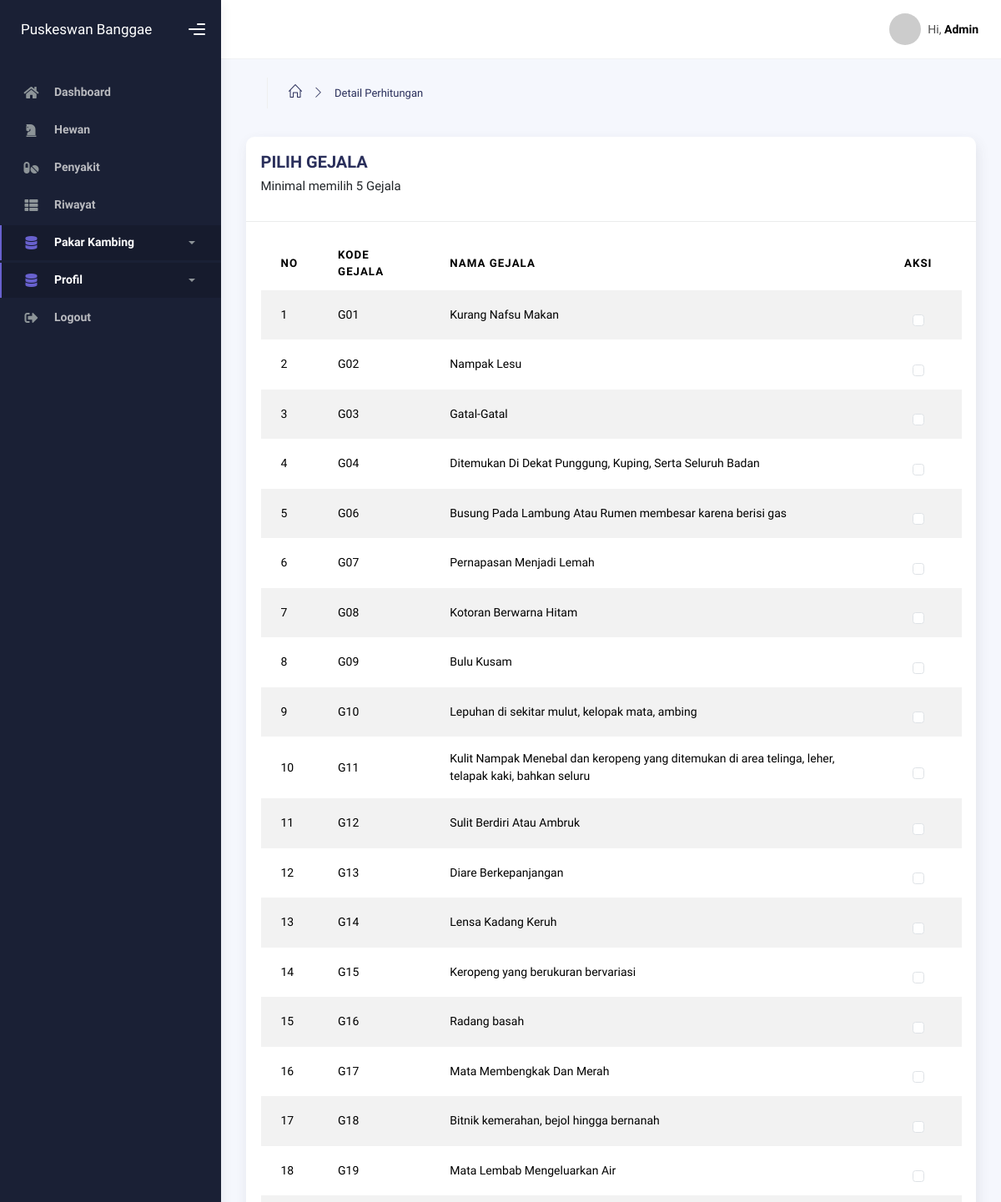
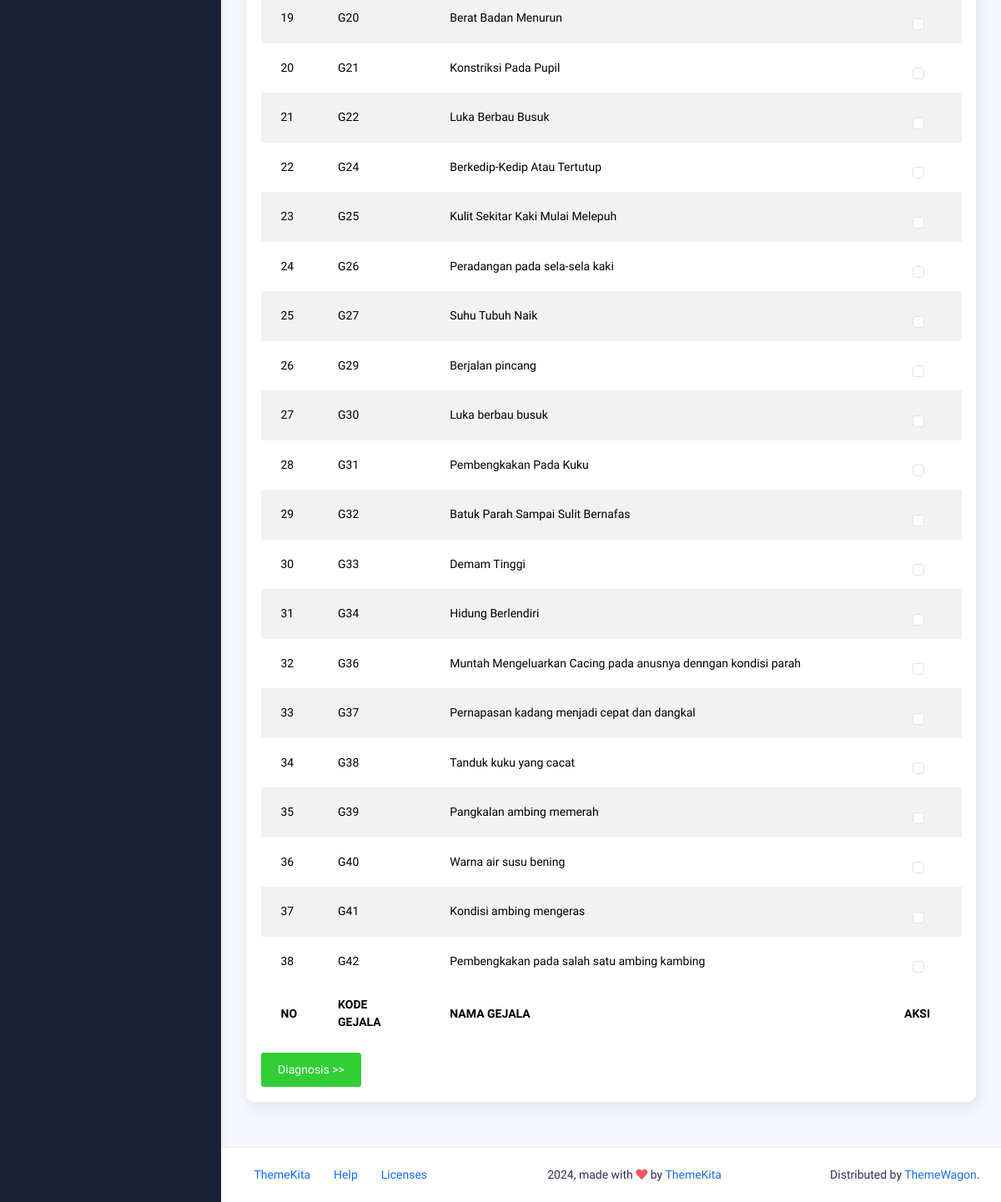
Page /backend/hitung/index.php on the committed database (2 pictures, top to bottom).
### tables this page shows
CREATE TABLE `tbl_gejala` (
  `kode_gejala` varchar(11) NOT NULL,
  `nama_gejala` varchar(100) DEFAULT NULL
);

### backend/hitung/index.php (the view, shortened to what this page needs)
<?php
  include '../components/header.php';
?>
  <body>
    <div class="wrapper">
      <?php
        include '../components/sidebar.php';
      ?>
      <div class="main-panel">
        <div class="main-header">
          <?php
            include '../components/navbar.php';
          ?>
        </div>
        <div class="container">
          <div class="page-inner">
            <div class="page-header">
              <ul class="breadcrumbs mb-3">
                <li class="nav-home">
                  <a href="#">
                    <i class="icon-home"></i>
                  </a>
                </li>
                <li class="separator">
                  <i class="icon-arrow-right"></i>
                </li>
                <li class="nav-item">
                  <a href="#">Detail Perhitungan</a>
                </li>
              </ul>
            </div>
            <div class="row">
              <div class="col-md-12">
                <div class="card">
                  <div class="card-header">
                    <div class="d-flex align-items-center">
                      <h4 class="card-title">PILIH GEJALA</h4>
                    </div>
                    <p>Minimal memilih 5 Gejala</p>
                  </div>
                  <div class="card-body">
                  <form method="post" action="hitung-detail.php">
                    <div class="table-responsive">
                      <table
                        class="display table table-striped table-hover"
                      >
                        <thead>
                          <tr>
                            <th>NO</th>
                            <th>KODE GEJALA</th>
                            <th>NAMA GEJALA</th>
                            <th>AKSI</th>
                          </tr>
                        </thead>
                        <tfoot>
                        <tr>
                            <th>NO</th>
                            <th>KODE GEJALA</th>
                            <th>NAMA GEJALA</th>
                            <th>AKSI</th>
                          </tr>
                        </tfoot>
                        <tbody>
                          <?php
                          $query = mysqli_query($koneksi, "SELECT tbl_gejala.kode_gejala, tbl_gejala.nama_gejala FROM tbl_gejala JOIN tbl_relasi ON tbl_gejala.kode_gejala = tbl_relasi.kode_gejala GROUP BY tbl_gejala.kode_gejala;");
                          $index = 0;
                          while($data = mysqli_fetch_array($query)) {
                        ?>
                          <tr>
                            <td><?= $index+1 ?> </td>
                            <td><?= $data["kode_gejala"]; ?></td>
                            <td><?= $data["nama_gejala"]; ?></td>
                            <td>
                              <div class="form-check">
                                  <input
                                    class="form-check-input large"
                                    type="checkbox"
                                    name="gejala[]"
                                    value="<?= $data["kode_gejala"]; ?>"
                                    id="flexCheckDefault"
                                  />
                                </div>
                          </td>
                          </tr>
                          <?php
                          $index++;
                        }
                          ?>
                        </tbody>
                      </table>
                    </div>
                    <button type="submit" class="btn btn-success">Diagnosis >></button>
                    </form>
                  </div>
                </div>
              </div>
            </div>
          </div>
        </div>
        <footer class="footer">
          <div class="container-fluid d-flex justify-content-between">
            <nav class="pull-left">
              <ul class="nav">
                <li class="nav-item">
                  <a class="nav-link" href="http://www.themekita.com">
                    ThemeKita
                  </a>
                </li>
                <li class="nav-item">
                  <a class="nav-link" href="#"> Help </a>
                </li>
                <li class="nav-item">
                  <a class="nav-link" href="#"> Licenses </a>
                </li>
              </ul>
            </nav>
            <div class="copyright">
              2024, made with <i class="fa fa-heart heart text-danger"></i> by
              <a href="http://www.themekita.com">ThemeKita</a>
            </div>
            <div>
              Distributed by
              <a target="_blank" href="https://themewagon.com/">ThemeWagon</a>.
            </div>
          </div>
        </footer>
      </div>
      <div class="custom-template">
        <div class="title">Settings</div>
        <div class="custom-content">
          <div class="switcher">
            <div class="switch-block">
              <h4>Logo Header</h4>
              <div class="btnSwitch">
                <button
                  type="button"
                  class="selected changeLogoHeaderColor"
                  data-color="dark"
                ></button>
                <button
                  type="button"
                  class="selected changeLogoHeaderColor"
                  data-color="blue"
                ></button>
                <br />
              </div>
            </div>
            <div class="switch-block">
              <h4>Navbar Header</h4>
              <div class="btnSwitch">
                <br />
                <button
                  type="button"
                  class="selected changeTopBarColor"
                  data-color="blue2"
                ></button>
              </div>
            </div>
            <div class="switch-block">
              <h4>Sidebar</h4>
              <div class="btnSwitch">
                <button
                  type="button"
                  class="selected changeSideBarColor"
                  data-color="white"
                ></button>
              </div>
            </div>
          </div>
        </div>
        <div class="custom-toggle">
        </div>
      </div>
    </div>
  </body>
</html>

### rows in the picture
tbl_gejala: kode_gejala "G01", nama_gejala "Kurang Nafsu Makan"
tbl_gejala: kode_gejala "G02", nama_gejala "Nampak Lesu"
tbl_gejala: kode_gejala "G03", nama_gejala "Gatal-Gatal"
tbl_gejala: kode_gejala "G04", nama_gejala "Ditemukan Di Dekat Punggung, Kuping, Serta Seluruh Badan"
tbl_gejala: kode_gejala "G06", nama_gejala "Busung Pada Lambung Atau Rumen membesar karena berisi gas"
tbl_gejala: kode_gejala "G07", nama_gejala "Pernapasan Menjadi Lemah"
tbl_gejala: kode_gejala "G08", nama_gejala "Kotoran Berwarna Hitam"
tbl_gejala: kode_gejala "G09", nama_gejala "Bulu Kusam"
tbl_gejala: kode_gejala "G10", nama_gejala "Lepuhan di sekitar mulut, kelopak mata, ambing"
tbl_gejala: kode_gejala "G11", nama_gejala "Kulit Nampak Menebal dan keropeng yang ditemukan di area telinga, leher, telapak kaki, bahkan seluru"
tbl_gejala: kode_gejala "G12", nama_gejala "Sulit Berdiri Atau Ambruk"
tbl_gejala: kode_gejala "G13", nama_gejala "Diare Berkepanjangan"
tbl_gejala: kode_gejala "G14", nama_gejala "Lensa Kadang Keruh"
tbl_gejala: kode_gejala "G15", nama_gejala "Keropeng yang berukuran bervariasi"
tbl_gejala: kode_gejala "G16", nama_gejala "Radang basah"
tbl_gejala: kode_gejala "G17", nama_gejala "Mata Membengkak Dan Merah"
tbl_gejala: kode_gejala "G18", nama_gejala "Bitnik kemerahan, bejol hingga bernanah"
tbl_gejala: kode_gejala "G19", nama_gejala "Mata Lembab Mengeluarkan Air"
tbl_gejala: kode_gejala "G20", nama_gejala "Berat Badan Menurun"
tbl_gejala: kode_gejala "G21", nama_gejala "Konstriksi Pada Pupil"
tbl_gejala: kode_gejala "G22", nama_gejala "Luka Berbau Busuk"
tbl_gejala: kode_gejala "G24", nama_gejala "Berkedip-Kedip Atau Tertutup"
tbl_gejala: kode_gejala "G25", nama_gejala "Kulit Sekitar Kaki Mulai Melepuh"
tbl_gejala: kode_gejala "G26", nama_gejala "Peradangan pada sela-sela kaki"
tbl_gejala: kode_gejala "G27", nama_gejala "Suhu Tubuh Naik"
tbl_gejala: kode_gejala "G29", nama_gejala "Berjalan pincang"
tbl_gejala: kode_gejala "G30", nama_gejala "Luka berbau busuk"
tbl_gejala: kode_gejala "G31", nama_gejala "Pembengkakan Pada Kuku"
tbl_gejala: kode_gejala "G32", nama_gejala "Batuk Parah Sampai Sulit Bernafas"
tbl_gejala: kode_gejala "G33", nama_gejala "Demam Tinggi"
tbl_gejala: kode_gejala "G34", nama_gejala "Hidung Berlendiri"
tbl_gejala: kode_gejala "G36", nama_gejala "Muntah Mengeluarkan Cacing pada anusnya denngan kondisi parah"
tbl_gejala: kode_gejala "G37", nama_gejala "Pernapasan kadang menjadi cepat dan dangkal"
tbl_gejala: kode_gejala "G38", nama_gejala "Tanduk kuku yang cacat"
tbl_gejala: kode_gejala "G39", nama_gejala "Pangkalan ambing memerah"
tbl_gejala: kode_gejala "G40", nama_gejala "Warna air susu bening"
tbl_gejala: kode_gejala "G41", nama_gejala "Kondisi ambing mengeras"
tbl_gejala: kode_gejala "G42", nama_gejala "Pembengkakan pada salah satu ambing kambing"
